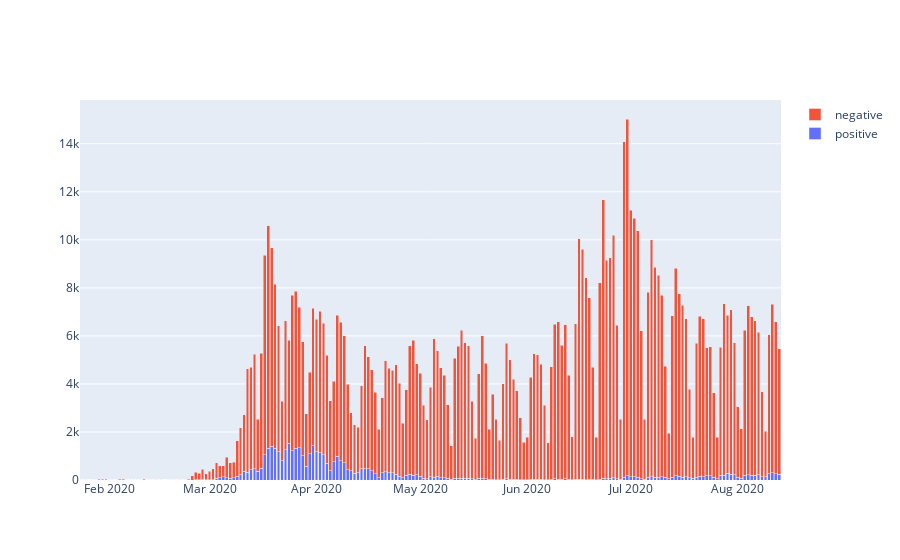

Source (notebook cell):
### Code cell
fig = go.Figure(data=[
    go.Bar(name='positive', x=df_bag_test.Datum, y=df_bag_test.positive),
    go.Bar(name='negative', x=df_bag_test.Datum, y=df_bag_test.negative)
])
fig.update_layout(barmode='stack')

fig.show()

### Figure 1 — Plotly figure (JSON) as saved in the notebook; plotly's stock layout.template omitted (floating-point values rounded to 4 significant figures; data arrays with more than 128 entries replaced by an {"elided": "..."} marker saying what was removed)
{"data": [{"name": "positive", "type": "bar", "x": {"elided": "201 str values"}, "y": {"elided": "201 int values"}}, {"name": "negative", "type": "bar", "x": {"elided": "201 str values"}, "y": {"elided": "201 int values"}}], "layout": {"barmode": "stack"}}
